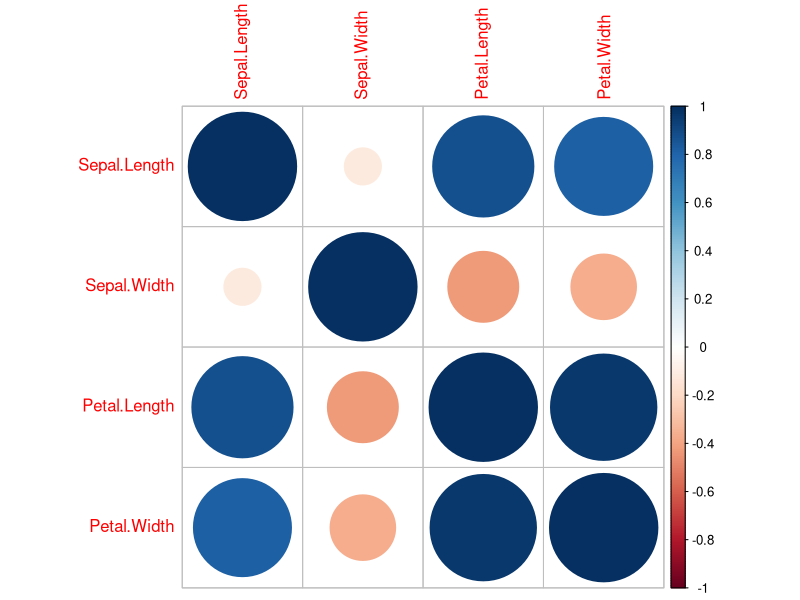
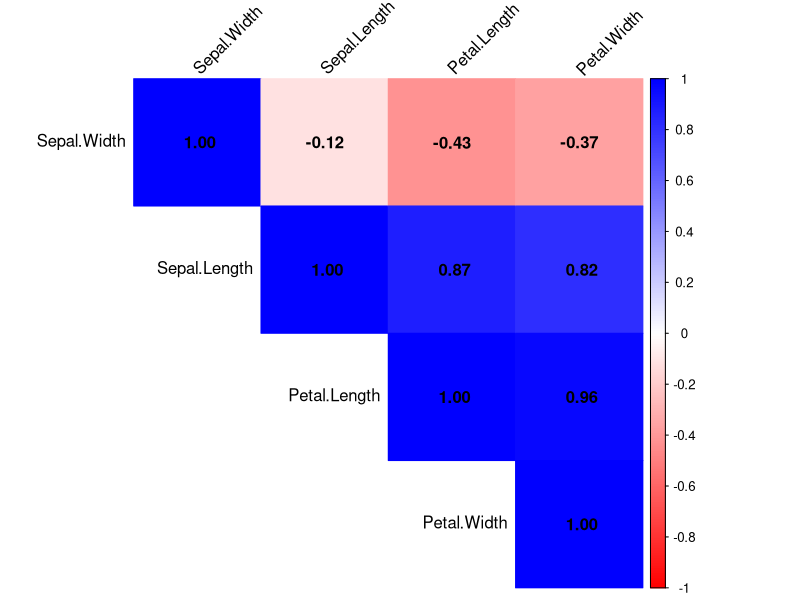

The R source for these figures, in order:
# Load required package
library(corrplot)

# Load iris dataset
data(iris)

# Select only numeric columns
iris_num <- iris[, 1:4]

# Display first few rows
head(iris_num)

# Compute correlation matrix
cor_matrix <- cor(iris_num)

# Display correlation matrix
print(cor_matrix)

# Plot correlogram
corrplot(cor_matrix, method = "circle")

corrplot(cor_matrix, method = "color",
         col = colorRampPalette(c("red", "white", "blue"))(200),
         type = "upper", order = "hclust",
         addCoef.col = "black",  # Add correlation coefficients
         tl.col = "black", tl.srt = 45)
